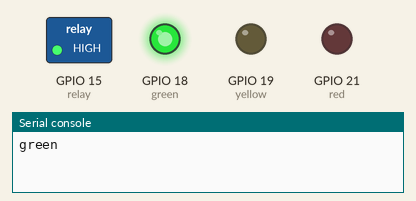
This program was run on a simulated ESP32 board running MicroPython. On the bench: switched loads named in the program (green lamp = pin HIGH), output pins drawn as LEDs (lit = HIGH), the last lines printed to the serial console. At 6.0 s the program stops and its outputs stay as they are.

Above: at 0.2 s.
At 1.2 s:
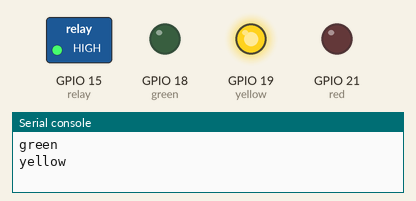
At 1.7 s:
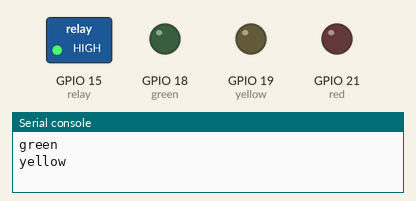
At 2.7 s:
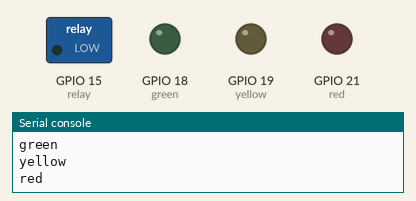
At 5.2 s:
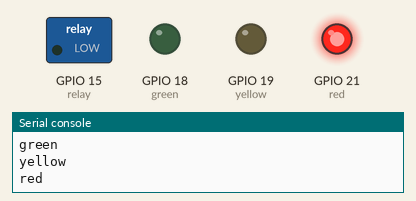
Timing chart, 0 to 6.9 s (numbered marks = the images above):
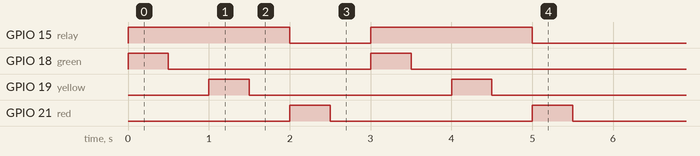

The program:

main.py
```python
import machine
import time

green = machine.Pin(18, machine.Pin.OUT)
yellow = machine.Pin(19, machine.Pin.OUT)
red = machine.Pin(21, machine.Pin.OUT)
relay = machine.Pin(15, machine.Pin.OUT)

lights = ['green', 'yellow', 'red']

for i in range(2):
    for light in lights:
        if light == 'green':
            green.on()
            relay.on()
        elif light == 'yellow':
            yellow.on()
        elif light == 'red':
            red.on()
            relay.off()
        print(light)
        time.sleep(.5)
        red.off()
        yellow.off()
        green.off()
        time.sleep(.5)
print("done!")
```

Measured:
- by itself, GPIO 15 (relay): alternates HIGH for 2.0 s and LOW for 1.0 s
- by itself, GPIO 18 (green), GPIO 19 (yellow), GPIO 21 (red): alternates HIGH for 0.50 s and LOW for 2.5 s
